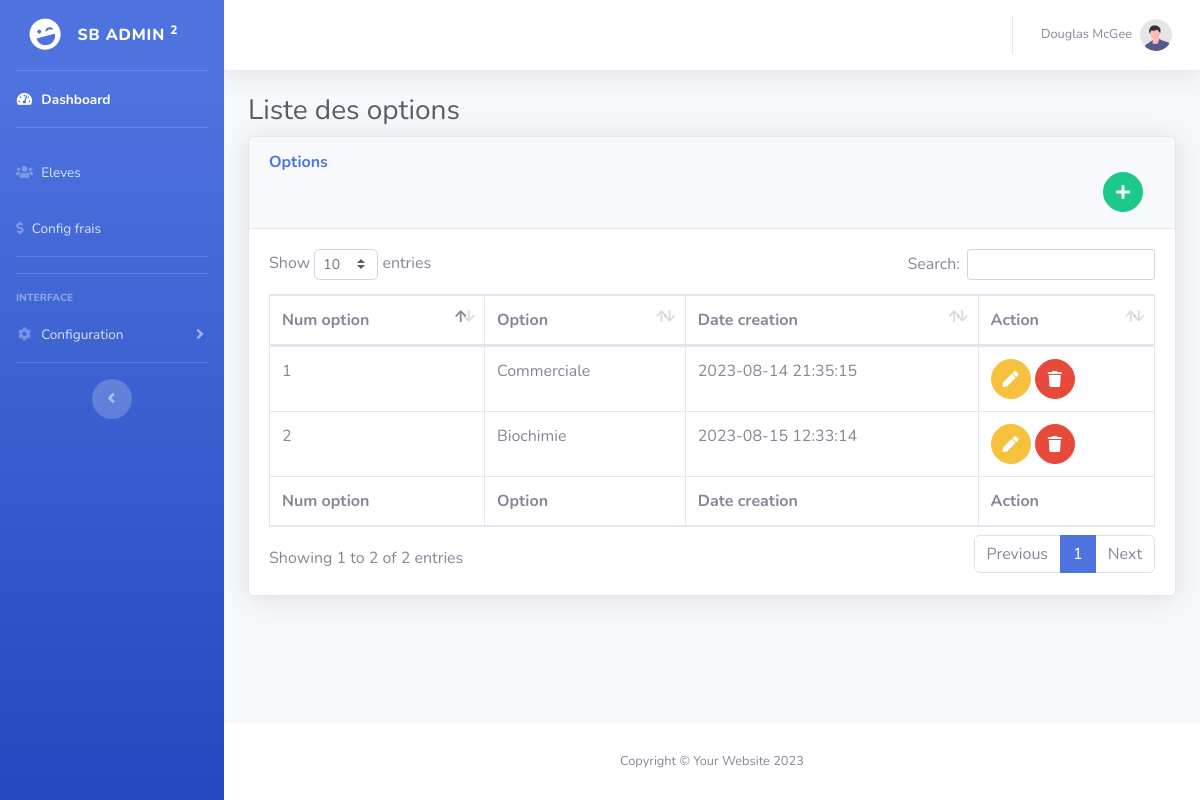
/option.php, run on the app's committed database.
### tables this page shows
CREATE TABLE `options` (
  `id_option` int(11) NOT NULL,
  `nom_option` varchar(20) NOT NULL,
  `created_option` timestamp NOT NULL DEFAULT current_timestamp() ON UPDATE current_timestamp()
);

### option.php (the view, shortened to what this page needs)
<!DOCTYPE html>
<html lang="en">
<head>
    <link href="vendor/fontawesome-free/css/all.min.css" rel="stylesheet" type="text/css">
    <link href="css/sb-admin-2.min.css" rel="stylesheet">
    <link href="vendor/datatables/dataTables.bootstrap4.min.css" rel="stylesheet">
</head>
<body id="page-top">
    <div id="wrapper">
       <?php include 'part/_menu.php' ?>
        <div id="content-wrapper" class="d-flex flex-column">
            <div id="content">
               <?php include 'part/_side.php' ?>
                <div class="container-fluid">
                    <h1 class="h3 mb-2 text-gray-800">Liste des options</h1>
                    <div class="card shadow mb-4">
                        <div class="card-header py-3">
                            <h6 class="m-0 font-weight-bold text-primary">Options</h6>
                        <div class="col" align="right">
                          <button type="button" class="btn btn-success btn-circle" data-toggle="modal" data-target=".bs-example-modal-lg"><i class="fa fa-plus"></i></button>
                                </div>
                        </div>
                        <div class="card-body">
                            <div class="table-responsive">
                                <table class="table table-bordered" id="dataTable" width="100%" cellspacing="0">
                                    <thead>
                                        <tr>
                                            <th>Num option</th>
                                            <th>Option</th>
                                            <th>Date creation</th>
                                            <th>Action</th>
                                        </tr>
                                    </thead>
                                    <tfoot>
                                        <tr>
                                        <th>Num option</th>
                                            <th>Option</th>
                                            <th>Date creation</th>
                                            <th>Action</th>
                                        </tr>
                                    </tfoot>
                                    <tbody>
                                    <?php $requete=$db->query("SELECT * FROM options"); ?>
                                    <?php while ($g = $requete->fetch()) { ?>
                                        <tr>
                                            <td><?= $g['id_option']; ?></td>
                                            <td><?= $g['nom_option']; ?></td>
                                            <td><?= $g['created_option']; ?></td>
                                            <td>
                                            <button type="button" class="btn btn-warning btn-circle" data-toggle="modal" data-target=".bs-example-modal-lg<?= $g['id_option']; ?>"><i class="fa fa-pen"></i></button>
                                            <button type="button" class="btn btn-danger btn-circle" data-toggle="modal" data-target=".bs-example-modal<?= $g['id_option']; ?>"><i class="fa fa-trash"></i></button>
                                            </td>
                                        </tr>
                                        <?php } ?>
                                    </tbody>
                                </table>
                            </div>
                        </div>
                    </div>
                </div>
            </div>
            <?php include 'part/_footer.php' ?>
        </div>
    </div>
</body>
</html>

### data on the page
options: id_option "1", nom_option "Commerciale", created_option "2023-08-14 21:35:15"
options: id_option "2", nom_option "Biochimie", created_option "2023-08-15 12:33:14"
